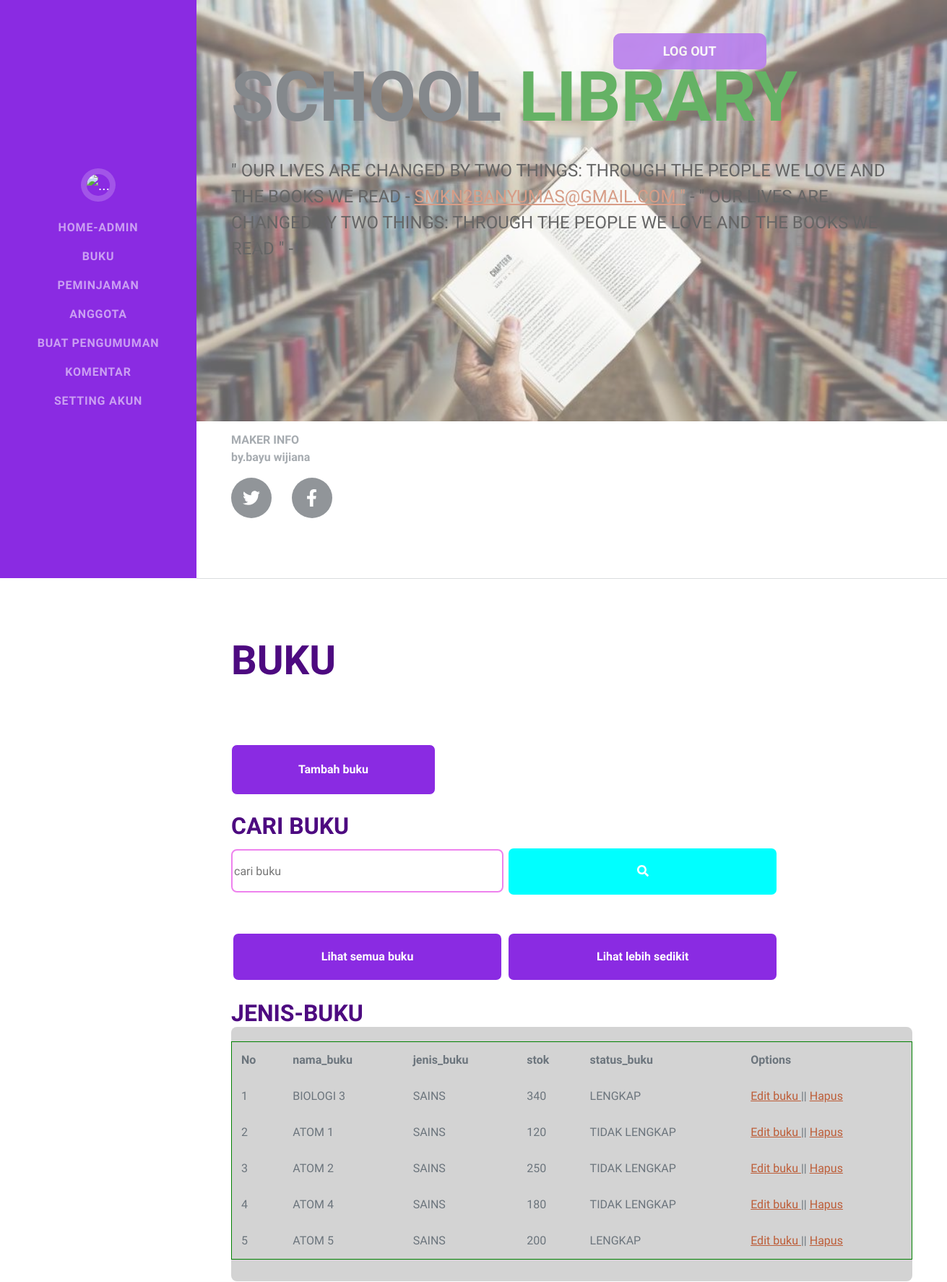
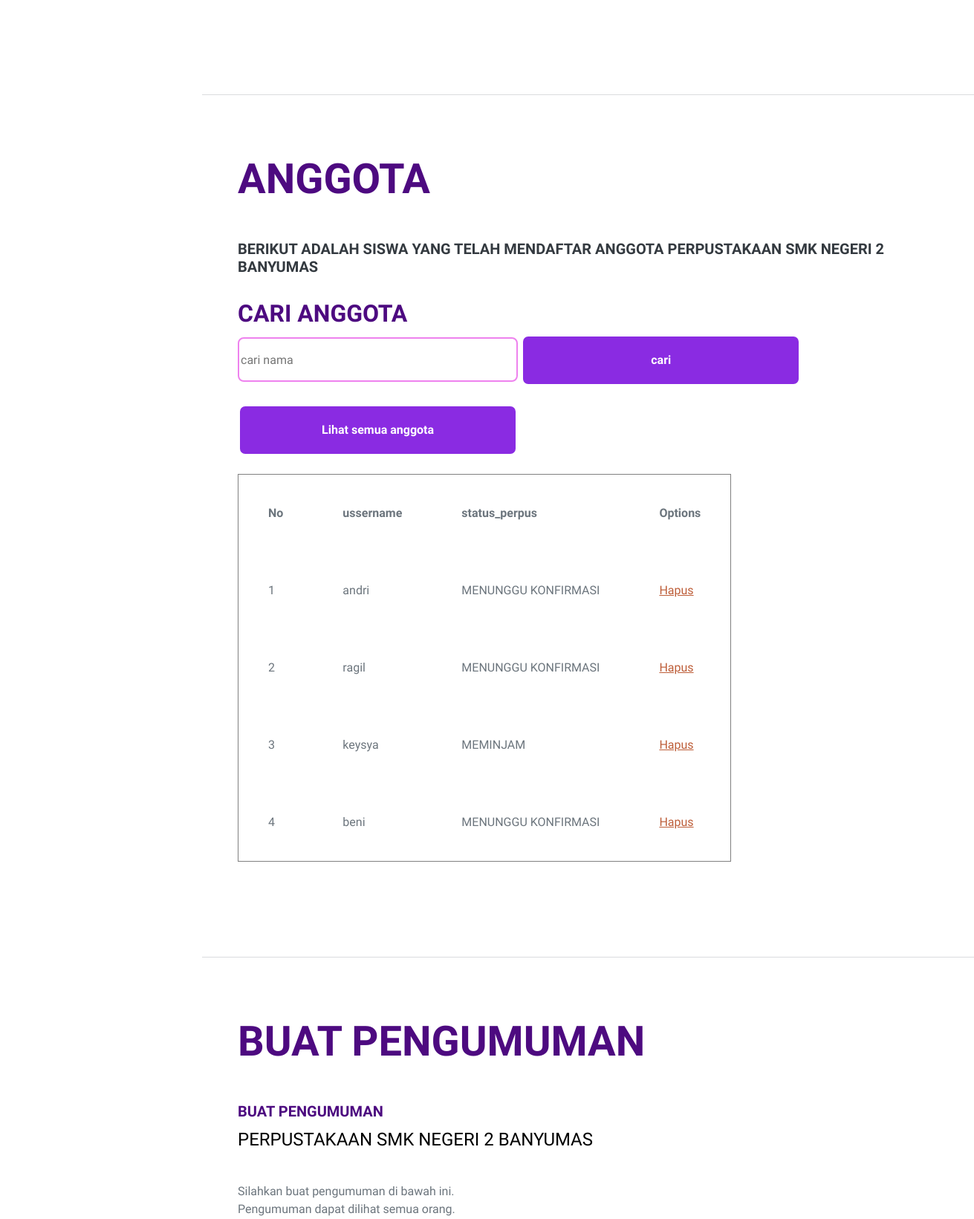
/menu-admin.php (signed in, upper part), run on the app's committed database (2 pictures, top to bottom).
### tables this page shows
CREATE TABLE `buku` (
  `id_buku` int(255) NOT NULL,
  `nama_buku` varchar(20) NOT NULL,
  `jenis_buku` varchar(20) NOT NULL,
  `stok_buku` int(255) NOT NULL,
  `status_buku` varchar(20) NOT NULL
);

CREATE TABLE `usser` (
  `id_usser` int(11) NOT NULL,
  `ussername` varchar(20) NOT NULL,
  `password` varchar(255) NOT NULL,
  `status_perpus` varchar(20) NOT NULL
);

### menu-admin.php (the view, shortened to what this page needs)
<!DOCTYPE html>
<html lang="en">
<head>
    <link href="css/styles.css" rel="stylesheet" />
</head>
<body id="page-top">
    <nav class="navbar navbar-expand-lg navbar-dark  fixed-top" id="sideNav">
        <a class="navbar-brand js-scroll-trigger" href="#page-top">
            <span class="d-none d-lg-block"><img class="img-fluid img-profile rounded-circle mx-auto mb-2"
                    src="assets/img/logo.png" alt="..." /></span>
        </a>
        <div class="collapse navbar-collapse" id="navbarResponsive">
            <ul class="navbar-nav">
                <li class="nav-item"><a class="nav-link js-scroll-trigger" href=" #home">HOME-ADMIN</a></li>
                <li class="nav-item"><a class="nav-link js-scroll-trigger" href=" #buku">BUKU</a></li>
                <li class="nav-item"><a class="nav-link js-scroll-trigger" href="peminjaman.php">PEMINJAMAN</a></li>
                <li class="nav-item"><a class="nav-link js-scroll-trigger" href=" #anggota">ANGGOTA</a></li>
                <li class="nav-item"><a class="nav-link js-scroll-trigger" href=" #pengumuman">BUAT PENGUMUMAN</a></li>
                <li class="nav-item"><a class="nav-link js-scroll-trigger" href="#komentar">KOMENTAR</a></li>
                <li class="nav-item"><a class="nav-link js-scroll-trigger" href=" #setting-akun">SETTING AKUN</a></li>
            </ul>
        </div>
    </nav>
    <div class="container-fluid p-0">
        <section class="resume-section" id="home">
            <div class="resume-section-content">
                <div class="pilihan">
                    <div class="login">
                            <a href="logout.php"><b>LOG OUT</b></a>
                    </div>
                </div>
                <h1 class="mb-0">
                    School
                    <span class="text-primary">library</span>
                </h1>
                <div class="subheading mb-5">
                    <br>
                    <marquee>" Our lives are changed by two things: through the people we love and the books we read      -  <a
                            href="mailto:name@email.com">smkn2banyumas@Gmail.com "</a>
                         - " Our lives are changed by two things: through the people we love and the books we read "     -</marquee>
                </div>
                <p id="info">MAKER INFO<br>by.bayu wijiana</p>
                <div class="social-icons">
                    <a class="social-icon" href="https://twitter.com/BayuEzzio" target="blank"><i
                            class="fab fa-twitter"></i></a>
                    <a class="social-icon" href="https://www.facebook.com/bayu.wijiana" target="blank"><i
                            class="fab fa-facebook-f"></i></a>
                </div>
            </div>
        </section>
        <hr class="m-0" />
        <section class="resume-section" id="buku">
            <div class="resume-section-content">
                <h2 class="mb-5 mb-6">BUKU</h2>
                <div class="d-flex flex-column flex-md-row justify-content-between mb-5">
                    <div class="flex-grow-1">
                        <br>
                                <div id="tambah-admin">
                                        <a href="tambah-buku.php">Tambah buku</a>
                                </div>
                        <br>
                        <form action="" method="post" >
                                    <h3 class="mb-6">CARI BUKU</h3>
                                    <input type="text" name="keyword_buku" size="40px" placeholder ="cari buku " autokomplit="off">
                                    <button type="submit" name="cari_buku" style="background-color:cyan"><i class="fas fa-search"></i></button>
                                </form><br>
                                <br>
                                <form  action="" method="post" >
                                    <button
                                      type="submit" name="semua-buku">Lihat semua buku</button>
                                    <button  type="submit" name="sedikit-buku">Lihat lebih sedikit</button>
                                </form>
                        <br>
                         <h3 class="mb-0 mb-6">JENIS-BUKU</h3>
                            <br>
                             <div class="lis-buku table-responsive">
                                 <table id="table-buku"  border="1" cellpadding="13%" >
                                    <tr>
                                        <th>No</th>
                                        <th>nama_buku</th>
                                        <th>jenis_buku</th>
                                        <th>stok</th>
                                        <th>status_buku</th>
                                        <th>Options</th>
                                    </tr>
                                    <?php
                                        include("config.php");
                                        $nomor=1;
                                        if(isset($_POST["cari_buku"])){
                                            $keyword_buku=$_POST['keyword_buku'];
                                                if($keyword_buku==""){
                                                    echo "<script>
                                                            alert('input untuk pencarian buku')
                                                            window.location='menu-admin.php #buku';
                                                        </script>";
                                                }
                                            $query_mysql=mysqli_query($conn,"SELECT * FROM buku WHERE stok_buku = '$keyword_buku' OR nama_buku LIKE '%$keyword_buku%' OR jenis_buku LIKE '%$keyword_buku%' OR status_buku LIKE '$keyword_buku%'  ");
                                            while($data=mysqli_fetch_array($query_mysql)){
                                    ?>
                                                <tr>
                                                    <td><?= 	$nomor++?></td>
                                                    <td><?= 	$data['nama_buku']?></td>
                                                    <td><?= 	$data['jenis_buku']?></td>
                                                    <td><?= 	$data['stok_buku']?></td>
                                                    <td><?= 	$data['status_buku']?></td>
                                                    <td>
                                                            <a href="edit-buku.php?id=<?= 	$data['id_buku']?>">     Edit buku  </a>||
                                                            <a href="hapus-buku.php?id=<?= 	$data['id_buku']?>">   <i class="fas fa-trash"></i></a>
                                                    </td>
                                                </tr>
                                    <?php	}
                                    }elseif(isset($_POST["sedikit-buku"]) || !isset($_POST["semua-buku"]) || !isset($_POST["cari-buku"])){
                                            $query_mysql=mysqli_query($conn,"SELECT * FROM buku LIMIT 1,5");
                                            while($data=mysqli_fetch_array($query_mysql)){
                                    ?>
                                                <tr>
                                                    <td><?= 	$nomor++?></td>
                                                    <td><?= 	$data['nama_buku']?></td>
                                                    <td><?= 	$data['jenis_buku']?></td>
                                                    <td><?= 	$data['stok_buku']?></td>
                                                    <td><?= 	$data['status_buku']?></td>
                                                    <td>
                                                            <a href="edit-buku.php?id=<?= 	$data['id_buku']?>">Edit buku </a> ||
                                                            <a href="hapus-buku.php?id=<?= 	$data['id_buku']?>">     Hapus </a>
                                                    </td>
                                                </tr>
                                    <?php	}
                                    }
                                    ?>
                                </table>
                             </div>
                             </div>
                        </div>
                </div>
            </div>
        <hr class="m-0" />
        <section class="resume-section" id="anggota">
            <div class="resume-section-content">
                <h2 class="mb-5 mb-6">ANGGOTA</h2>
                <h5>
                   berikut  adalah siswa yang telah mendaftar anggota Perpustakaan SMK Negeri 2 Banyumas
                </h5><br>
                <form action="" method="post" >
                    <h3 class="mb-6">CARI ANGGOTA</h3>
                    <input type="text" name="keyword" size="40px" placeholder ="cari nama " autokomplit="off">
                    <button  type="submit" name="cari">cari</button>
                </form><br>
                <form  action="" method="post" >
                     <button type="submit" name="semua">Lihat semua anggota</button>
                </form>
                <br>
                <div class="d-flex flex-column flex-md-row justify-content-between mb-5">
                    <div >
                        <div class="table-responsive">
                            <table id="table-anggota"  border="1" cellpadding="40%">
                                <tr>
                                    <th>No</th>
                                    <th>ussername</th>
                                    <th>status_perpus</th>
                                    <th>Options</th>
                                </tr>
                                <?php
                                    include ("function.php");
                                    $nomor=1;
                                    if(isset($_POST["cari"])){
                                        $keyword=$_POST['keyword'];
                                        if($keyword==""){
                                            echo "<script>
                                                    alert('input untuk pencarian anggota')
                                                    window.location='menu-admin.php #anggota';
                                                 </script>";
                                        }
                                        $query_mysql=mysqli_query($conn,"SELECT * FROM usser WHERE ussername LIKE '%$keyword%' OR status_perpus LIKE '%$keyword%' ");
                                            while($data=mysqli_fetch_array($query_mysql)){
                                ?>
                                                <tr>
                                                    <td><?= 	$nomor++?></td>
                                                    <td><?= 	$data['ussername']?></td>
                                                    <td><?= 	$data['status_perpus']?></td>
                                                    <td>
                                                            <a href="hapus-anggota.php?id=<?= 	$data['id_usser']?>">  Hapus </a>
                                                    </td>
                                                </tr>
                                    <?php	}
                                    }elseif(!isset($_POST["cari"]) || isset($_POST["semua"])){
                                                $query_mysql=mysqli_query($conn,"SELECT * FROM usser ");
                                                while($data=mysqli_fetch_array($query_mysql)){
                                        ?>
                                                        <tr>
                                                            <td><?= 	$nomor++?></td>
                                                            <td><?= 	$data['ussername']?></td>
                                                            <td><?= 	$data['status_perpus']?></td>
                                                            <td>
                                                                    <a href="hapus-anggota.php?id=<?= 	$data['id_usser']?>">     Hapus </a>
                                                            </td>
                                                        </tr>
                                                <?php	}?>
                                    <?php	}?>
                            </table>
                        </div>
                    </div>
                </div>
            </div>
        </section>
        <hr class="m-0" />
        <section class="resume-section" id="pengumuman">
            <div class="resume-section-content">
                <h2 class="mb-5 mb-6">BUAT PENGUMUMAN</h2>
                                <div class="buat">
                        <h5 class ="mb-6">BUAT PENGUMUMAN</h5>
                        <div class="subheading mb-3">Perpustakaan Smk Negeri 2 Banyumas</div>
                                <p>
                                    <br>Silahkan buat pengumuman di bawah ini.<br>Pengumuman dapat dilihat semua orang.
                                </p><br></ul>
                    </div>
                <br>
            </div>
        </section>
</body>
</html>

### data on the page
buku: nama_buku "BIOLOGI 3", jenis_buku "SAINS", stok_buku "340", status_buku "LENGKAP"
buku: nama_buku "ATOM 1", jenis_buku "SAINS", stok_buku "120", status_buku "TIDAK LENGKAP"
buku: nama_buku "ATOM 2", jenis_buku "SAINS", stok_buku "250", status_buku "TIDAK LENGKAP"
buku: nama_buku "ATOM 4", jenis_buku "SAINS", stok_buku "180", status_buku "TIDAK LENGKAP"
buku: nama_buku "ATOM 5", jenis_buku "SAINS", stok_buku "200", status_buku "LENGKAP"
usser: ussername "andri", status_perpus "MENUNGGU KONFIRMASI"
usser: ussername "ragil", status_perpus "MENUNGGU KONFIRMASI"
usser: ussername "keysya", status_perpus "MEMINJAM"
usser: ussername "beni", status_perpus "MENUNGGU KONFIRMASI"
